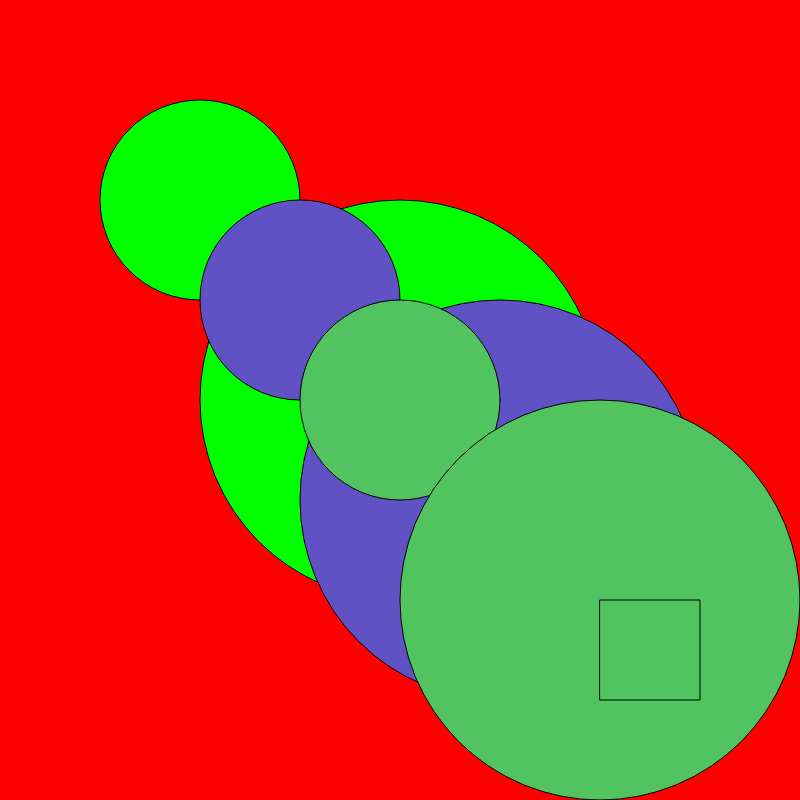
Frame 1 (no input)
Frame 60 (no input): identical to frame 1, image omitted
Frame 120 (the mouse pressed at the canvas centre since frame 60): identical to frame 1, image omitted

The p5.js sketch that drew this single still picture (run headless with seeded random() and noise() and a simulated clock; from frame 60 on, the mouse is pressed at the canvas centre):

// p5.js sketch
// ── sketch.js
let r = 96;
let g = 81;
let b = 196;

function setup() {
createCanvas(800, 800);
}

function draw() {
  newColor = color(96, 81, 196);
  background(255,0,0);
 shapeGroup(0,0, 0,255,0);
 shapeGroup(100, 100, r, g, b);
 shapeGroup(200, 200, g, b, r);
}

  function shapeGroup (x, y, red, green, blue){

    fill(red, green, blue);
    ellipse(x+200, y+200, 200, 200);
    ellipse(x+400, y+400, 400, 400);
    rect (x+400, y+400, 100, 100);


}
